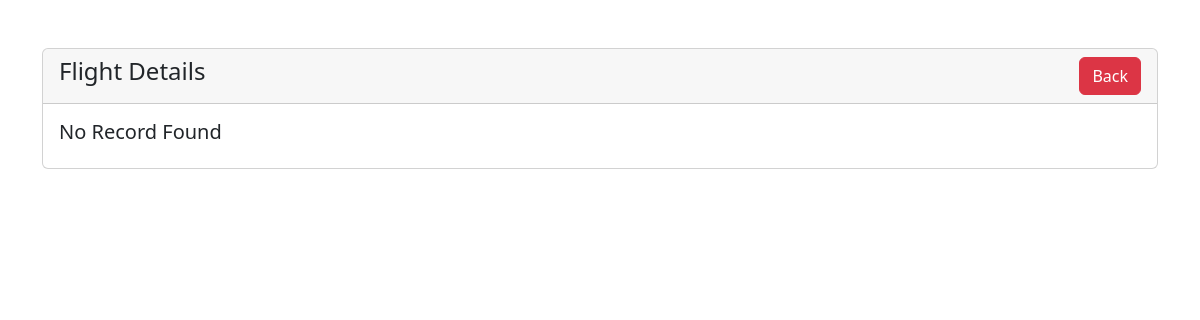
Before: /Airlines/admin/flight-view.php?flight_id=4 with the older database file.
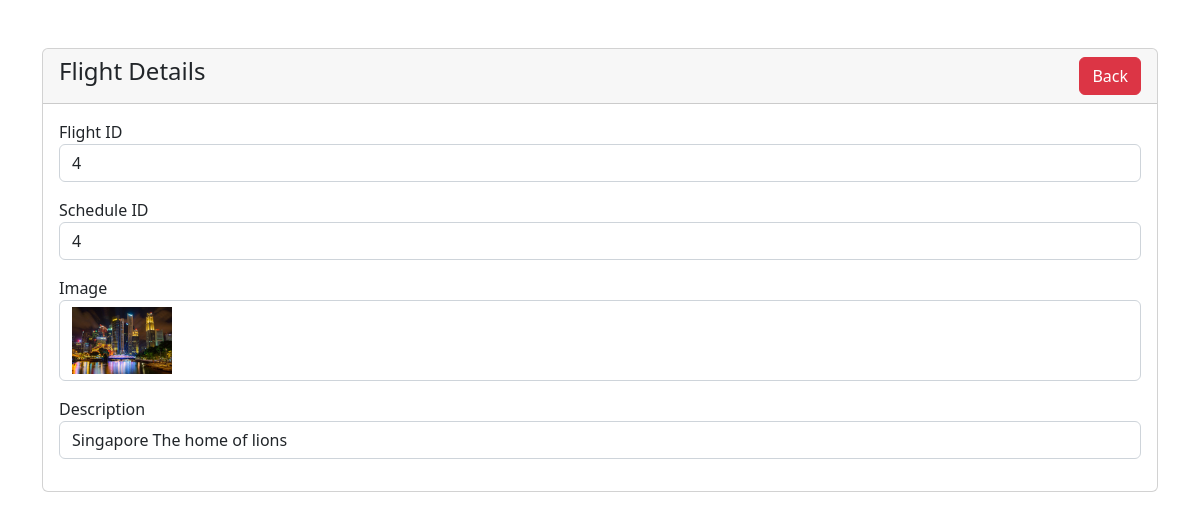
After: the same page with the newer database file.
### tables this page shows
CREATE TABLE `flight` (
  `flight_id` int(10) NOT NULL,
  `schedule_id` int(10) NOT NULL,
  `image` varchar(255) NOT NULL,
  `description` varchar(50) NOT NULL
);

### Airlines/admin/flight-view.php (the view, shortened to what this page needs)
<?php
require 'dbcon.php';
?>
<!doctype html>
<html lang="en">
<head>
    <link href="https://cdn.jsdelivr.net/npm/bootstrap@5.2.0-beta1/dist/css/bootstrap.min.css" rel="stylesheet">
</head>
<body>
    <div class="container mt-5">
        <div class="row">
            <div class="col-md-12">
                <div class="card">
                    <div class="card-header">
                        <h4>Flight Details
                            <a href="flight.php" class="btn btn-danger float-end">Back</a>
                        </h4>
                    </div>
                    <div class="card-body">
                        <?php
                        if (isset($_GET['flight_id'])) {
                            $flight_id = mysqli_real_escape_string($con, $_GET['flight_id']);
                            $query = "SELECT * FROM flight WHERE flight_id='$flight_id'";
                            $query_run = mysqli_query($con, $query);
                            $count = mysqli_num_rows($query_run);
                            if ($count > 0) {
                                while ($row = mysqli_fetch_assoc($query_run)) {
                                    $flight_id = $row['flight_id'];
                                    $schedule_id = $row['schedule_id'];
                                    $image = $row['image'];
                                    $description = $row['description'];
                                ?>
                                    <div class="mb-3">
                                        <label> Flight ID </label>
                                        <p class="form-control"><?php echo $flight_id; ?></p>
                                    </div>
                                    <div class="mb-3">
                                        <label> Schedule ID </label>
                                        <p class="form-control"><?php echo $schedule_id; ?></p>
                                    </div>
                                    <div class="mb-3">
                                        <label> Image </label>
                                        <p class="form-control">
                                            <?php
                                            if ($image) {
                                            ?>
                                                <img src="<?php echo 'http://localhost/Ticketing-for-flights-/Airlines/'; ?>img/flight/<?php echo $image; ?>" width="100px">
                                            <?php
                                            } else {
                                                echo "Image not added";
                                            }
                                            ?>
                                        </p>
                                    </div>
                                    <div class="mb-3">
                                        <label> Description </label>
                                        <p class="form-control"><?php echo $description; ?></p>
                                    </div>
                                <?php
                                }
                            } else {
                                echo '<h5>No Record Found </h5>';
                            }
                        }
                        ?>
                    </div>
                </div>
            </div>
        </div>
    </div>
</body>
</html>

Changed rows visible on the page:
added flight: flight "4", schedule "4", image (picture), description "Singapore The home of lions"
Other visible differences:
text no longer shown: "No Record Found"
